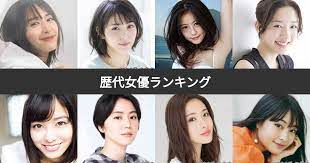
#> input picture test.jpeg, 310 x 163 px, given in place of the camera
$ python camera.py
#> lines starting #> are read from the running program, lines starting #| are printed output that depends on the picture; after the words box and inside, x2 and y2 are one past the last pixel; in counts of white or black regions, pixels touching at a corner belong together
import cv2


cascade = cv2.CascadeClassifier("./haarcascade_frontalface_default.xml")

cap = cv2.VideoCapture(0)

if not cap.isOpened():
    print("camera has problem")
    exit()

while True:

    ret, frame = cap.read()
#> frame is the input picture: shape (163, 310, 3); mean B, G, R 136.8, 141, 150.3

    if not ret:
        print("camera did not read image")
        break

    frame_gray = cv2.cvtColor(frame, cv2.COLOR_BGR2GRAY)
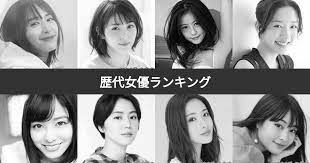
#> frame_gray: shape (163, 310); min 0, max 255, mean 143.3

    lists = cascade.detectMultiScale(frame_gray, minSize=(50, 50))
#> lists = [[100, 96, 51, 51], [25, 104, 54, 54]]

    for (x,y,w,h) in lists:
        cv2.rectangle(frame, (x,y), (x+w, y+h), (0, 0, 255), thickness=2)
#> this loop made 2 passes
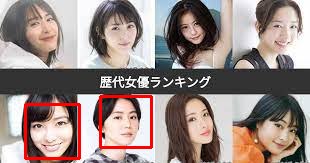
#> frame: shape (163, 310, 3); 2.48% of pixels changed, all inside (x1, y1, x2, y2) = (24, 95, 153, 160)
        # cv2.rectangle(frame, (x,y), (x+w, y+h), (0, 0, 255), thickness=-1)

    resized_img = cv2.resize(frame,(900, 900))
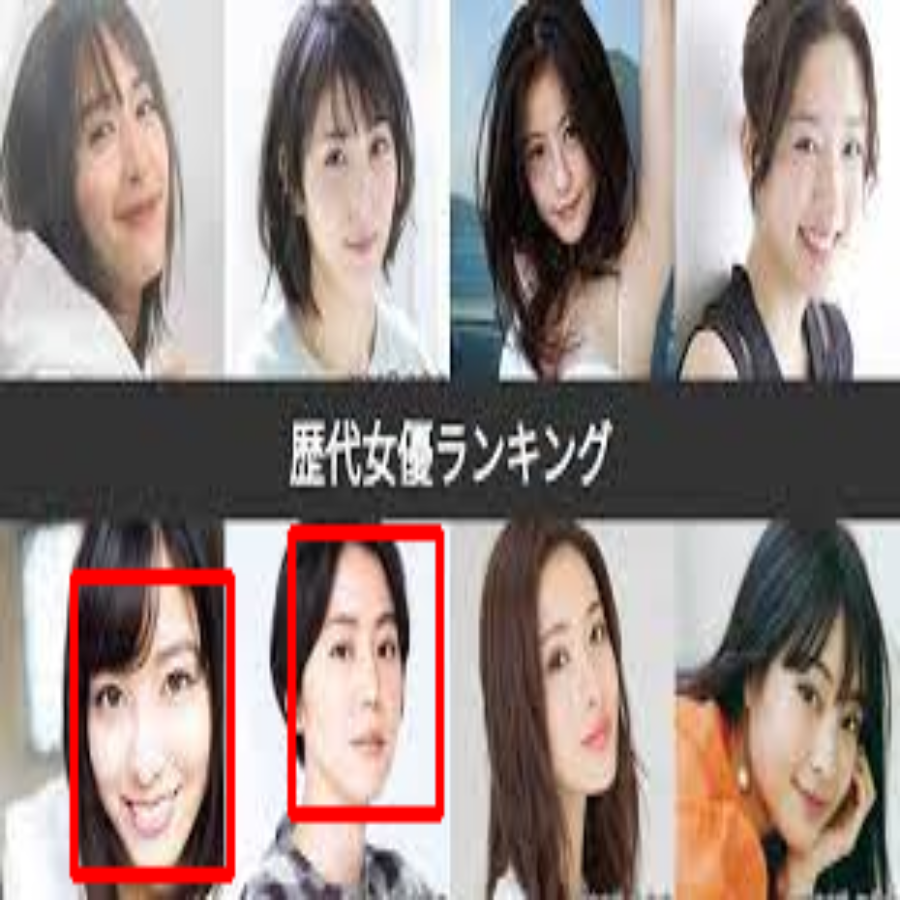
#> resized_img: shape (900, 900, 3); mean B, G, R 133, 137.2, 152.7

    cv2.imwrite('./room.jpg', resized_img)
    cv2.imshow('video image', resized_img)

    if cv2.waitKey(1) == ord('q'):
#> (key q is pressed here)
        break
cap.release()
cv2.destroyAllWindows()
